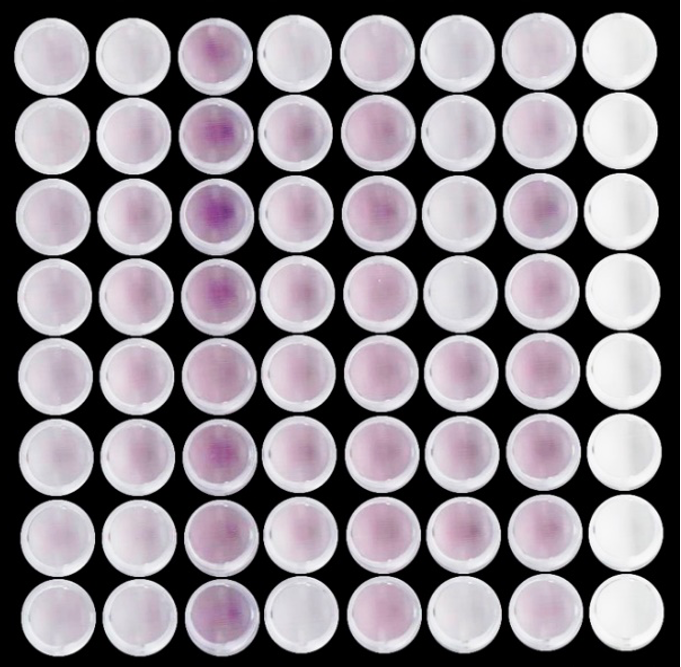
#> input picture biomedical_image_assay/Resources/elisa.png, 681 x 667 px
$ python cellulose.py
#> lines starting #> are read from the running program, lines starting #| are printed output that depends on the picture; after the words box and inside, x2 and y2 are one past the last pixel; in counts of white or black regions, pixels touching at a corner belong together
import cv2 as cv
import numpy as np
from skimage.segmentation import clear_border
from skimage import measure
import matplotlib.pyplot as plt
import pandas as pd

imge = cv.imread('../Resources/elisa.png')
#> imge is the input picture: shape (667, 681, 3); mean B, G, R 135.8, 129.2, 135.5
img = cv.cvtColor(imge,cv.COLOR_BGR2GRAY)
cv.imshow('Redchannel',img)


threshold, thresh = cv.threshold(img,200,255,cv.THRESH_BINARY + cv.THRESH_OTSU)
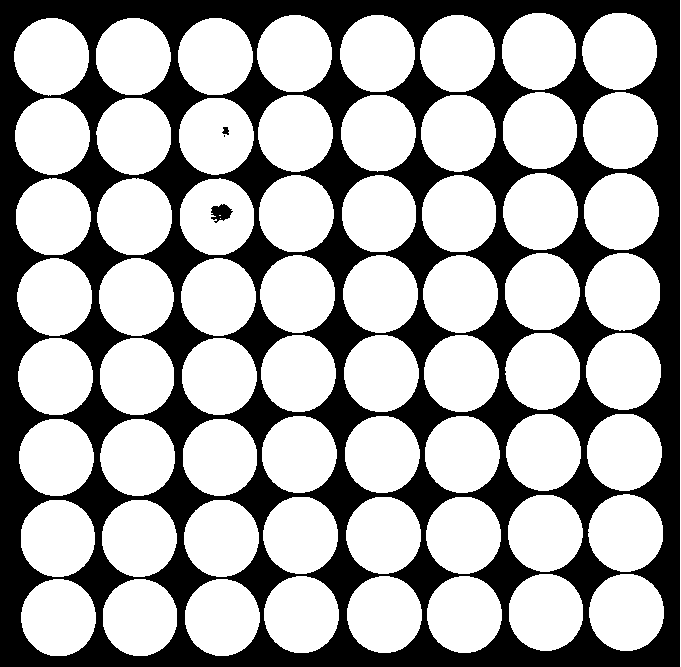
#> thresh: shape (667, 681); 64.2% white; 4 black regions (1 under 20 px), largest, box (x1, y1, x2, y2) and area: (0, 0, 680, 667) 162100, (211, 204, 233, 223) 262, (222, 127, 229, 135) 39
#> threshold = 103
# cv.imshow('Originfig2',thresh)

# remove noise
kernel = np.ones((2,2),np.uint8)
opening = cv.morphologyEx(thresh,cv.MORPH_CLOSE,kernel, iterations = 1)
#> opening: shape (667, 681); 64.1% white; 3 black regions, box (x1, y1, x2, y2) and area: (0, 0, 681, 667) 162763, (212, 205, 233, 224) 252, (224, 128, 230, 136) 38
closing = cv.morphologyEx(opening,cv.MORPH_ERODE,kernel, iterations = 2)
#> closing: shape (667, 681); 59.8% white; 3 black regions, box (x1, y1, x2, y2) and area: (0, 0, 681, 667) 181964, (212, 205, 235, 226) 353, (224, 128, 232, 138) 73

# cv.imshow('withoutNoice',closing)

# remove cells on the border
clearBorder = clear_border(closing)
clearBorder2 = cv.morphologyEx(clearBorder,cv.MORPH_OPEN,kernel, iterations = 1)
#> clearBorder2: shape (667, 681); 59.8% white; 3 black regions, box (x1, y1, x2, y2) and area: (0, 0, 681, 667) 181965, (213, 206, 236, 227) 353, (225, 129, 233, 139) 73
cv.imshow('borderClear',clearBorder2)

sure_bg = cv.dilate(clearBorder2,kernel,iterations=8)
#> sure_bg: shape (667, 681); 76.6% white; 26 black regions, largest, box (x1, y1, x2, y2) and area: (0, 0, 681, 667) 79815, (76, 232, 131, 457) 3256, (482, 381, 537, 454) 1130
cv.imshow('sureBG',sure_bg)
dist_transform = cv.distanceTransform(clearBorder2,cv.DIST_L2,5)
ret,sure_fg = cv.threshold(dist_transform,0.3*dist_transform.max(),255,0)
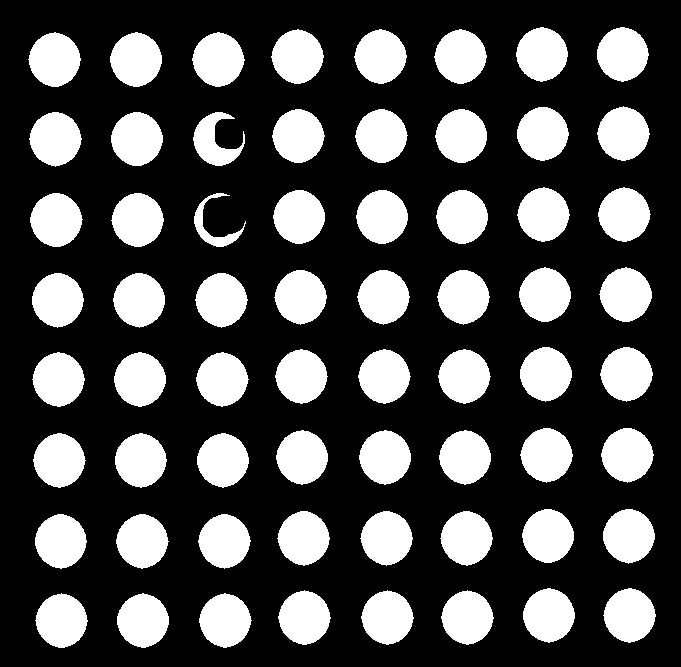
#> sure_fg: shape (667, 681) float32; 29.6% white; 64 white regions, largest, box (x1, y1, x2, y2) and area: (110, 32, 162, 87) 2149, (114, 352, 166, 407) 2149, (600, 347, 653, 402) 2148
#> ret = 10.85
cv.imshow('sureFG',sure_fg)
sure_fg = np.uint8(sure_fg)
unknown = cv.subtract(sure_bg,sure_fg)
#> unknown: shape (667, 681); 47% white; 3 white regions
cv.imshow('Unknown',unknown)
ret, markers = cv.connectedComponents(sure_fg)
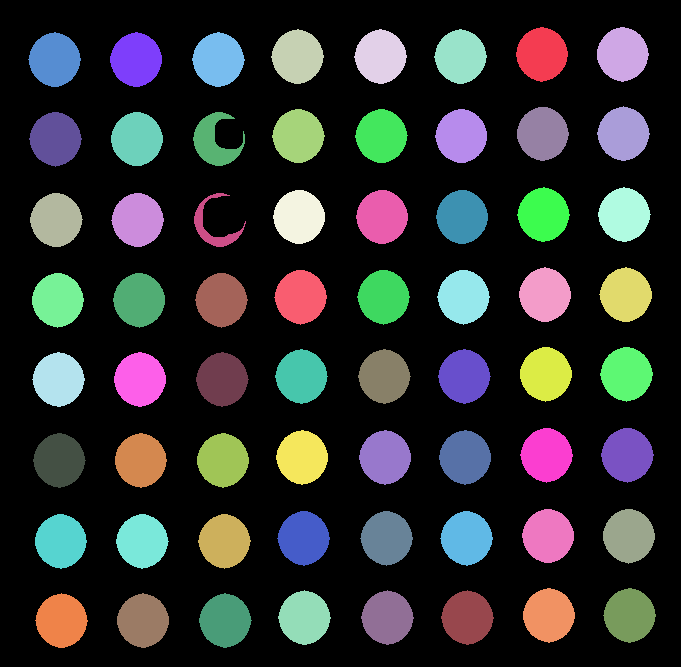
#> markers: shape (667, 681) int32; 65 distinct labels, from 0 to 64; one colour per label, 0 black
#> ret = 65
markers = markers + 5
#> markers: shape (667, 681) int32; 65 distinct labels, from 5 to 69
markers[unknown==255] = 0
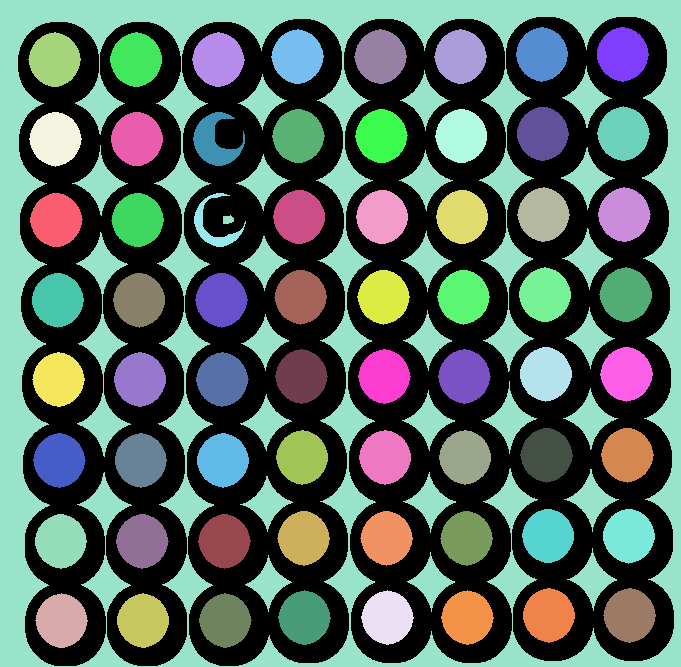
#> markers: shape (667, 681) int32; 66 distinct labels, from 0 to 69; one colour per label, 0 black
markers = cv.watershed(imge,markers)
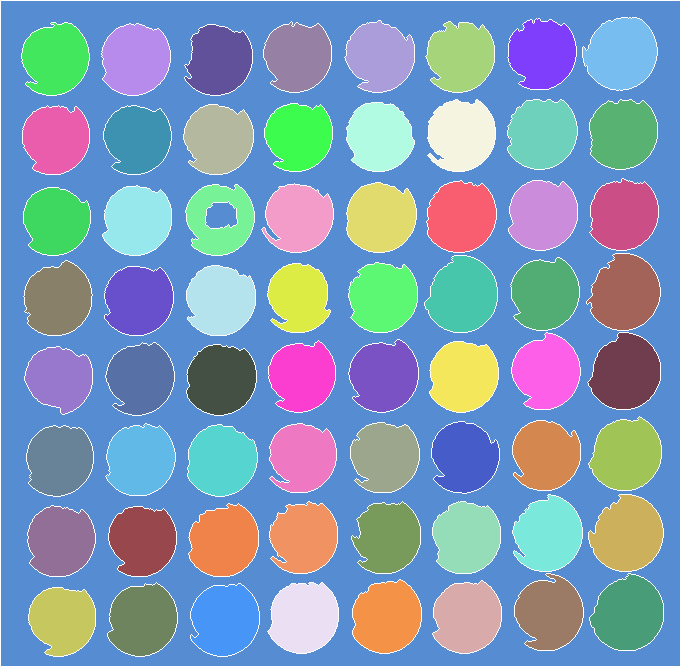
#> markers: shape (667, 681) int32; 66 distinct labels, from -1 to 69; one colour per label, 0 black, -1 white
imge[markers==-1] = [255,0,0]
#> imge: shape (667, 681, 3); 3.64% of pixels changed, all inside (x1, y1, x2, y2) = (0, 0, 681, 667)

markers = markers.astype(np.uint8)
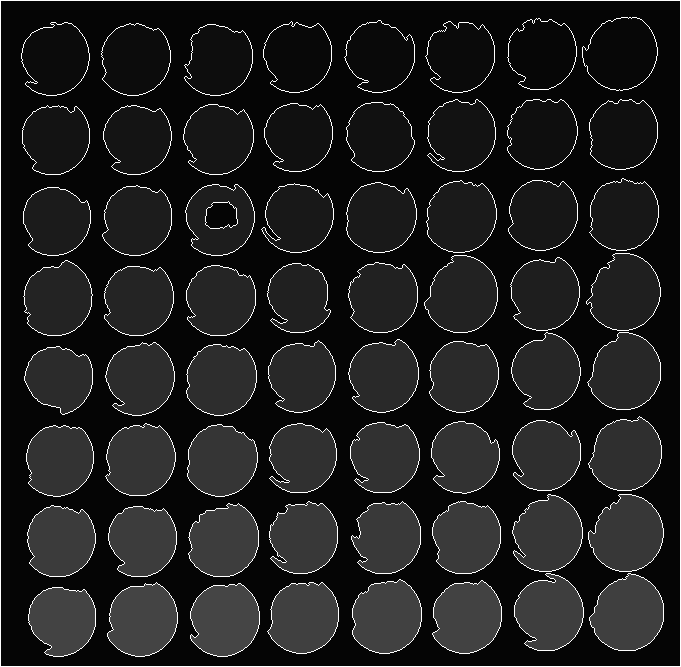
#> markers: shape (667, 681); min 5, max 255, mean 31.3

contours,hierarchy = cv.findContours(markers,cv.RETR_EXTERNAL,cv.CHAIN_APPROX_NONE)
#> contours = 1 contour; box (x1, y1, x2, y2) and area: (0, 0, 681, 667) 452880
cv.drawContours(imge,contours,-1,(0,255,0),thickness=3)
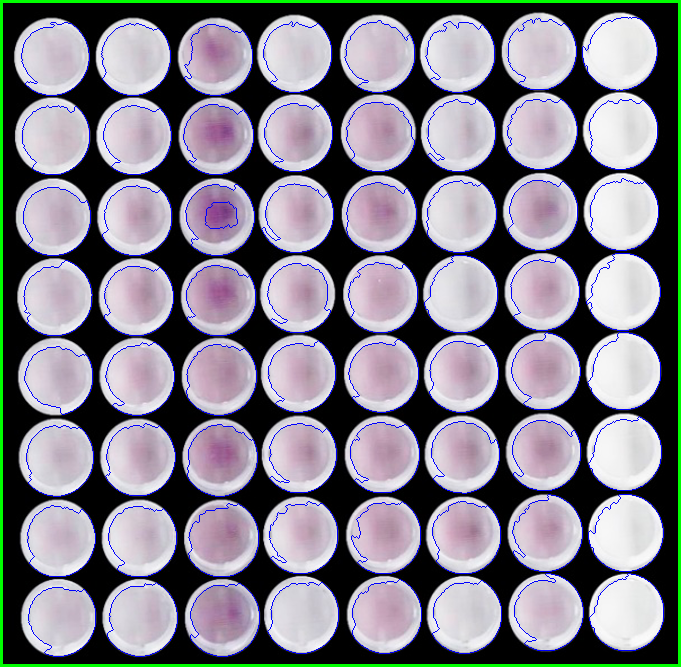
#> imge: shape (667, 681, 3); mean B, G, R 138.3, 128.6, 130.3


plt.imshow(imge)
plt.show()

props = measure.regionprops_table(markers, imge,properties=['label',
                                      'area', 'mean_intensity'])
#> props = 5 items

df = pd.DataFrame(props)
#> df = table of 66 rows and 5 columns
df.to_csv('Result_elisa.csv')


cv.waitKey(0)

$ run again, with biomedical_image_assay/Resources/domi2.jpg saved as biomedical_image_assay/Resources/elisa.png
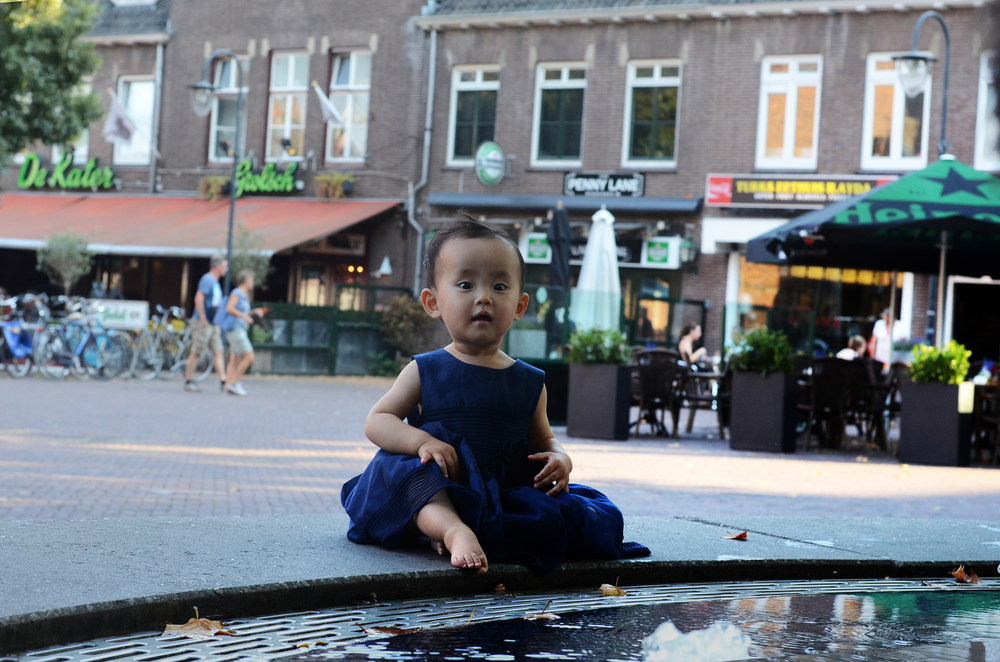
#> input picture biomedical_image_assay/Resources/domi2.jpg, 1000 x 662 px, shrunk from 3696 x 2448 before the run
#> imge is the input picture: shape (662, 1000, 3); mean B, G, R 125, 119.1, 111.8
#> `threshold, thresh = cv.threshold(img,200,255,cv.THRESH_BINARY + cv.THR..`:
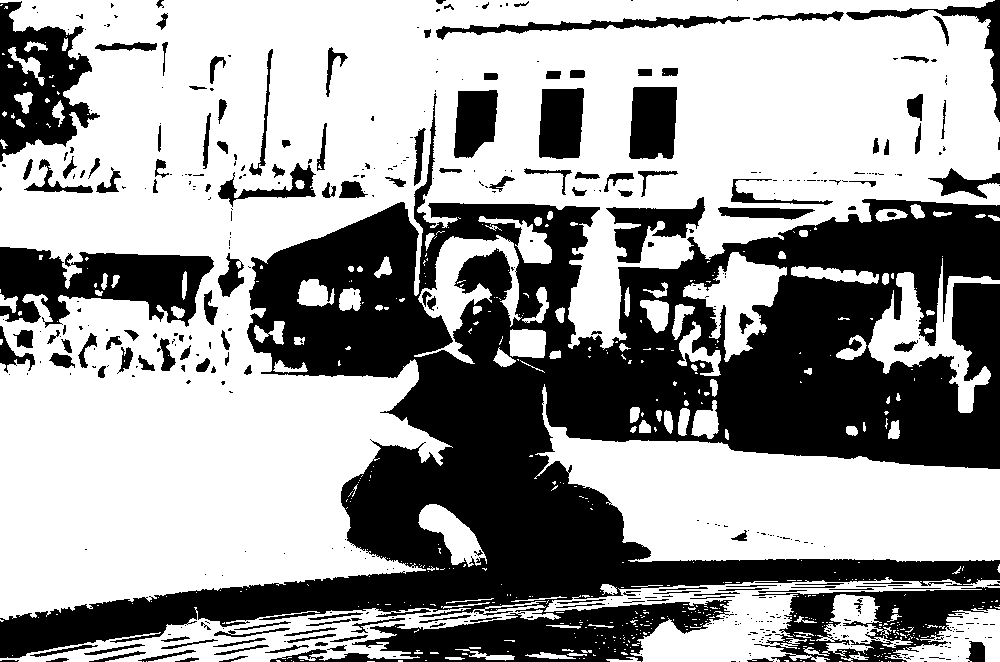
#> thresh: shape (662, 1000); 61.2% white; 476 black regions (322 under 20 px), largest, box (x1, y1, x2, y2) and area: (0, 93, 1000, 662) 194083, (0, 247, 214, 328) 10347, (0, 1, 100, 162) 8364
#> threshold = 104
#> opening: shape (662, 1000); 61.9% white; 359 black regions (191 under 20 px), largest, box (x1, y1, x2, y2) and area: (0, 118, 1000, 659) 179914, (356, 601, 729, 662) 11496, (0, 248, 215, 327) 10303
#> closing: shape (662, 1000); 56.4% white; 182 black regions (21 under 20 px), largest, box (x1, y1, x2, y2) and area: (0, 109, 1000, 662) 224652, (0, 248, 217, 329) 11771, (0, 3, 103, 170) 9968
#> clearBorder: shape (662, 1000); 3.3% white; 180 white regions (112 under 20 px), largest, box (x1, y1, x2, y2) and area: (686, 255, 788, 363) 4071, (427, 239, 520, 337) 3382, (422, 507, 486, 567) 1675
#> clearBorder2: shape (662, 1000); 3.2% white; 138 white regions (62 under 20 px), largest, box (x1, y1, x2, y2) and area: (687, 256, 789, 363) 4017, (428, 240, 521, 336) 3046, (423, 508, 482, 568) 1664
#> sure_bg: shape (662, 1000); 8.1% white; 56 white regions, largest, box (x1, y1, x2, y2) and area: (644, 256, 899, 449) 14523, (423, 216, 571, 377) 11431, (825, 598, 921, 662) 3850
#> sure_fg: shape (662, 1000) float32; 0.56% white; 14 white regions (3 under 20 px), largest, box (x1, y1, x2, y2) and area: (715, 265, 776, 314) 1438, (445, 247, 489, 325) 828, (429, 514, 474, 558) 590
#> `ret,sure_fg = cv.threshold(dist_transform,0.3*dist_transform.max(),255..`: ret = 6.42
#> unknown: shape (662, 1000); 7.5% white; 56 white regions
#> `ret, markers = cv.connectedComponents(sure_fg)`: ret = 15
#> contours = 1 contour; box (x1, y1, x2, y2) and area: (0, 0, 1000, 662) 660339
#> `cv.drawContours(imge,contours,-1,(0,255,0),thickness=3)`:
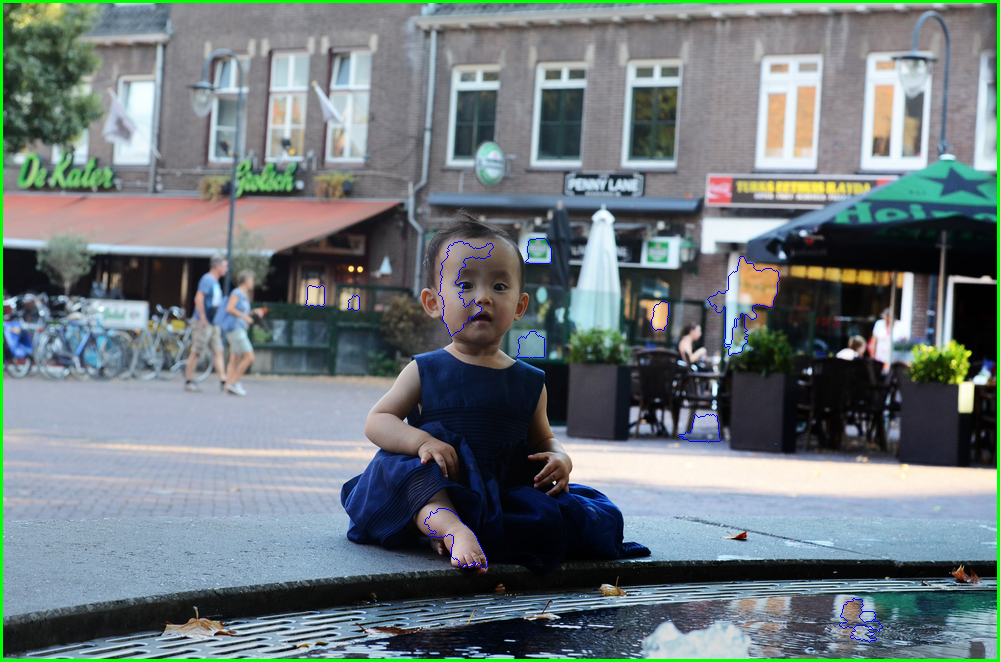
#> imge: shape (662, 1000, 3); mean B, G, R 123.4, 120.9, 109.9
#> props = 5 items
#> df = table of 16 rows and 5 columns
